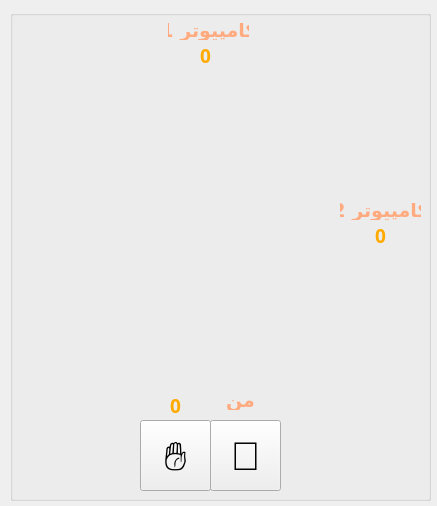
<?xml version="1.0" encoding="UTF-8"?>
<ui version="4.0">
 <class>MainWindow</class>
 <widget class="QMainWindow" name="MainWindow">
  <property name="geometry">
   <rect>
    <x>0</x>
    <y>0</y>
    <width>437</width>
    <height>506</height>
   </rect>
  </property>
  <property name="windowTitle">
   <string>MainWindow</string>
  </property>
  <widget class="QWidget" name="centralwidget">
   <widget class="QGroupBox" name="groupBox">
    <property name="geometry">
     <rect>
      <x>10</x>
      <y>10</y>
      <width>421</width>
      <height>491</height>
     </rect>
    </property>
    <property name="title">
     <string/>
    </property>
    <widget class="QLabel" name="label">
     <property name="geometry">
      <rect>
       <x>158</x>
       <y>10</y>
       <width>81</width>
       <height>20</height>
      </rect>
     </property>
     <property name="font">
      <font>
       <family>Yekan Bakh FaNum</family>
       <pointsize>14</pointsize>
       <bold>true</bold>
      </font>
     </property>
     <property name="styleSheet">
      <string notr="true">color: rgb(255, 170, 127);</string>
     </property>
     <property name="text">
      <string>کامپیوتر 1</string>
     </property>
     <property name="alignment">
      <set>Qt::AlignCenter</set>
     </property>
    </widget>
    <widget class="QPushButton" name="pushButton">
     <property name="geometry">
      <rect>
       <x>130</x>
       <y>410</y>
       <width>71</width>
       <height>71</height>
      </rect>
     </property>
     <property name="font">
      <font>
       <pointsize>30</pointsize>
      </font>
     </property>
     <property name="text">
      <string>✋</string>
     </property>
    </widget>
    <widget class="QLabel" name="label_2">
     <property name="geometry">
      <rect>
       <x>330</x>
       <y>190</y>
       <width>81</width>
       <height>20</height>
      </rect>
     </property>
     <property name="font">
      <font>
       <family>Yekan Bakh FaNum</family>
       <pointsize>14</pointsize>
       <bold>true</bold>
      </font>
     </property>
     <property name="styleSheet">
      <string notr="true">color: rgb(255, 170, 127);</string>
     </property>
     <property name="text">
      <string>کامپیوتر 2</string>
     </property>
     <property name="alignment">
      <set>Qt::AlignCenter</set>
     </property>
    </widget>
    <widget class="QLabel" name="label_3">
     <property name="geometry">
      <rect>
       <x>190</x>
       <y>380</y>
       <width>81</width>
       <height>20</height>
      </rect>
     </property>
     <property name="font">
      <font>
       <family>Yekan Bakh FaNum</family>
       <pointsize>14</pointsize>
       <bold>true</bold>
      </font>
     </property>
     <property name="styleSheet">
      <string notr="true">color: rgb(255, 170, 127);</string>
     </property>
     <property name="text">
      <string>من</string>
     </property>
     <property name="alignment">
      <set>Qt::AlignCenter</set>
     </property>
    </widget>
    <widget class="QPushButton" name="pushButton_2">
     <property name="geometry">
      <rect>
       <x>200</x>
       <y>410</y>
       <width>71</width>
       <height>71</height>
      </rect>
     </property>
     <property name="font">
      <font>
       <pointsize>30</pointsize>
      </font>
     </property>
     <property name="text">
      <string>🤚</string>
     </property>
    </widget>
    <widget class="QLabel" name="label_4">
     <property name="geometry">
      <rect>
       <x>130</x>
       <y>380</y>
       <width>71</width>
       <height>31</height>
      </rect>
     </property>
     <property name="font">
      <font>
       <family>Yekan Bakh FaNum</family>
       <pointsize>14</pointsize>
       <bold>true</bold>
      </font>
     </property>
     <property name="styleSheet">
      <string notr="true">color: rgb(255, 170, 0);</string>
     </property>
     <property name="text">
      <string>0</string>
     </property>
     <property name="alignment">
      <set>Qt::AlignCenter</set>
     </property>
    </widget>
    <widget class="QLabel" name="label_5">
     <property name="geometry">
      <rect>
       <x>330</x>
       <y>210</y>
       <width>81</width>
       <height>31</height>
      </rect>
     </property>
     <property name="font">
      <font>
       <family>Yekan Bakh FaNum</family>
       <pointsize>14</pointsize>
       <bold>true</bold>
      </font>
     </property>
     <property name="styleSheet">
      <string notr="true">color: rgb(255, 170, 0);</string>
     </property>
     <property name="text">
      <string>0</string>
     </property>
     <property name="alignment">
      <set>Qt::AlignCenter</set>
     </property>
    </widget>
    <widget class="QLabel" name="label_6">
     <property name="geometry">
      <rect>
       <x>160</x>
       <y>30</y>
       <width>71</width>
       <height>31</height>
      </rect>
     </property>
     <property name="font">
      <font>
       <family>Yekan Bakh FaNum</family>
       <pointsize>14</pointsize>
       <bold>true</bold>
      </font>
     </property>
     <property name="styleSheet">
      <string notr="true">color: rgb(255, 170, 0);</string>
     </property>
     <property name="text">
      <string>0</string>
     </property>
     <property name="alignment">
      <set>Qt::AlignCenter</set>
     </property>
    </widget>
    <widget class="QLabel" name="cpu2">
     <property name="geometry">
      <rect>
       <x>170</x>
       <y>180</y>
       <width>61</width>
       <height>61</height>
      </rect>
     </property>
     <property name="font">
      <font>
       <family>Yekan Bakh FaNum</family>
       <pointsize>30</pointsize>
       <bold>true</bold>
      </font>
     </property>
     <property name="text">
      <string/>
     </property>
     <property name="alignment">
      <set>Qt::AlignCenter</set>
     </property>
    </widget>
    <widget class="QLabel" name="cpu1">
     <property name="geometry">
      <rect>
       <x>170</x>
       <y>70</y>
       <width>61</width>
       <height>61</height>
      </rect>
     </property>
     <property name="font">
      <font>
       <family>Yekan Bakh FaNum</family>
       <pointsize>30</pointsize>
       <bold>true</bold>
      </font>
     </property>
     <property name="text">
      <string/>
     </property>
     <property name="alignment">
      <set>Qt::AlignCenter</set>
     </property>
    </widget>
    <widget class="QLabel" name="user">
     <property name="geometry">
      <rect>
       <x>170</x>
       <y>290</y>
       <width>61</width>
       <height>61</height>
      </rect>
     </property>
     <property name="font">
      <font>
       <family>Yekan Bakh FaNum</family>
       <pointsize>30</pointsize>
       <bold>true</bold>
      </font>
     </property>
     <property name="text">
      <string/>
     </property>
     <property name="alignment">
      <set>Qt::AlignCenter</set>
     </property>
    </widget>
   </widget>
  </widget>
 </widget>
 <resources/>
 <connections/>
</ui>
